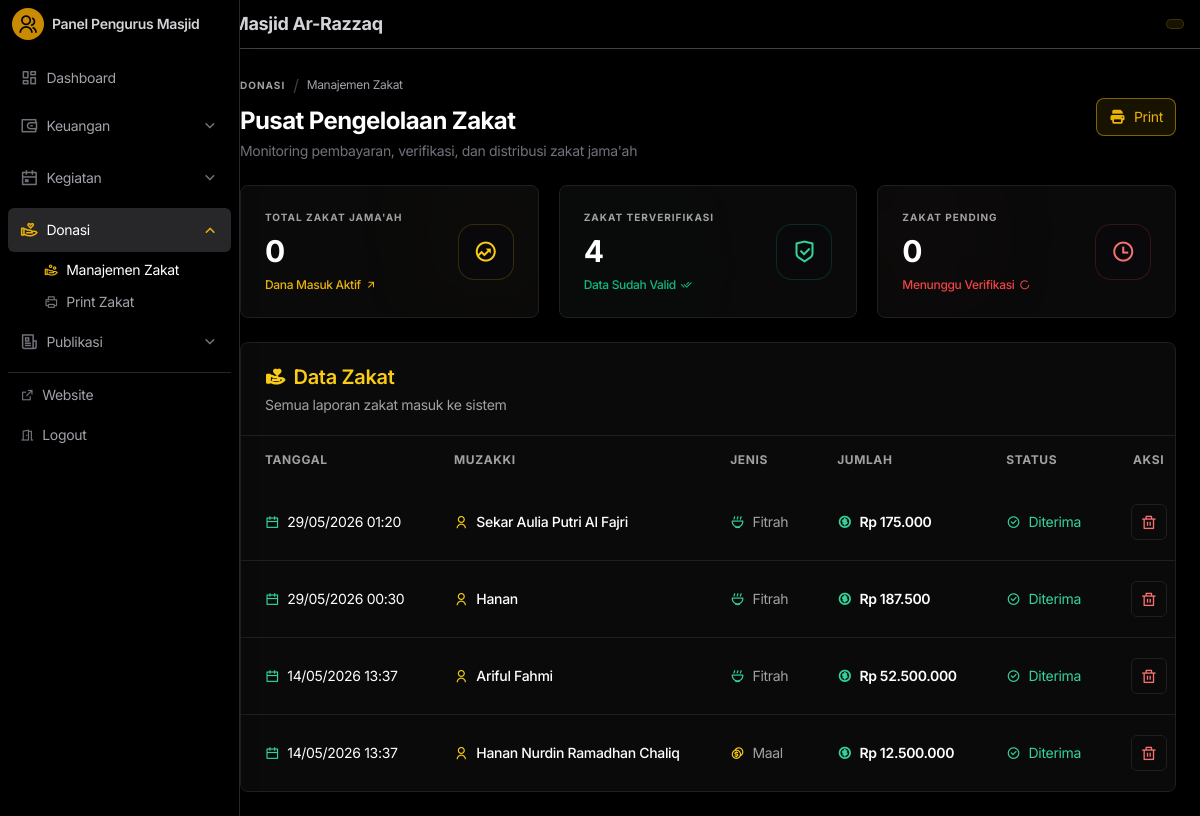
The app's page /api/pages/index.php?page=zakat (signed in) with its own data.
### tables this page shows
CREATE TABLE `zakat` (
  `id` int NOT NULL,
  `nama_muzakki` varchar(100) DEFAULT 'Hamba Allah',
  `jenis_zakat` enum('maal','fitrah') NOT NULL,
  `jumlah_bayar` decimal(15,2) NOT NULL,
  `tanggal` timestamp NULL DEFAULT CURRENT_TIMESTAMP,
  `status` enum('Pending','Berhasil') DEFAULT 'Pending'
);

### api/includes/functions.php (called while the page is built, shortened)
<?php
function formatRupiah($angka)
{
   $nominal = (float) ($angka ?? 0);
   return 'Rp ' . number_format($nominal, 0, ',', '.');
}
?>

### api/pages/zakat.php (the view, shortened to what this page needs)
<?php
$pdo = getDBConnection();
$stmt = $pdo->query("SELECT * FROM zakat ORDER BY tanggal DESC");
$zakatAll = $stmt->fetchAll();
?>
<div class="p-4 lg:p-6 max-w-[1700px] mx-auto bg-black">
   <div class="mb-6 flex flex-row sm:items-center justify-between">
      <div>
         <div class="flex items-center gap-2 mb-2">
            <a href="index.php?page=zakat" class="vercel-label">Donasi</a>
            <span class="text-zinc-700">/</span>
            <span class="text-xs text-zinc-400">Manajemen Zakat</span>
         </div>
         <h1 class="text-2xl font-bold tracking-tight text-white">
            Pusat Pengelolaan Zakat
         </h1>
         <p class="text-sm text-zinc-500 mt-1">
            Monitoring pembayaran, verifikasi, dan distribusi zakat jama'ah
         </p>
      </div>
      <div class="flex flex-col sm:flex-row sm:items-center justify-between gap-3">
         <a href="index.php?page=zakat_print
&sort=<?= $_GET['sort'] ?? 'tanggal_desc' ?>
&jenis=<?= $_GET['jenis'] ?? 'all' ?>
&start_date=<?= $_GET['start_date'] ?? '' ?>
&end_date=<?= $_GET['end_date'] ?? '' ?>" target="_blank" rel="opener"
            class="inline-flex items-center gap-2 whitespace-nowrap bg-yellow-500/10 border border-yellow-500/50 text-yellow-500 hover:bg-yellow-500 hover:text-black px-3 py-2 rounded-lg text-sm transition">
            <i class="fas fa-print"></i>
            <span>Print</span>
         </a>
      </div>
   </div>
   <div class="grid grid-cols-1 sm:grid-cols-2 lg:grid-cols-3 gap-5 pb-6">
      <div
         class="vercel-card group relative overflow-hidden p-6 flex items-center justify-between transition-all duration-300 hover:-translate-y-1 hover:border-yellow-500/20">
         <div class="space-y-2 relative z-10">
            <p class="vercel-label">Total Zakat Jama'ah</p>
            <h2 id="totalZakat" class=" fade-up text-3xl font-bold text-white tracking-tight">
               0
            </h2>
            <p class="text-xs text-yellow-500 flex items-center gap-1 font-medium">
               Dana Masuk Aktif
               <i class="ri-arrow-right-up-line
               transition-all duration-300
               group-hover:-translate-y-1
               group-hover:translate-x-1">
               </i>
            </p>
         </div>
         <div
            class="relative z-10 w-14 h-14 rounded-2xl bg-zinc-950 border border-yellow-500/20 flex items-center justify-center transition-all duration-300 group-hover:bg-yellow-500 group-hover:rotate-6">
            <i class="ri-funds-line text-yellow-400 text-2xl transition-all duration-300 group-hover:text-black"></i>
         </div>
      </div>
      <div
         class="vercel-card group relative overflow-hidden p-6 flex items-center justify-between transition-all duration-300 hover:-translate-y-1 hover:border-emerald-500/20">
         <div class="absolute bottom-0 left-0 w-24 h-24 bg-emerald-500/5 blur-3xl rounded-full"></div>
         <div class="space-y-2 relative z-10">
            <p class="vercel-label">Zakat Terverifikasi</p>
            <h2 class="text-3xl font-bold text-white tracking-tight">
               <?php
               $pending = array_filter($zakatAll, fn($z) => $z['status'] == 'Berhasil');
               echo count($pending);
               ?>
            </h2>
            <p class="text-xs text-emerald-500 flex items-center gap-1 font-medium">
               Data Sudah Valid
               <i class="ri-check-double-line
               transition-all duration-300
               group-hover:scale-110">
               </i>
            </p>
         </div>
         <div
            class="relative z-10 w-14 h-14 rounded-2xl bg-zinc-950 border border-emerald-500/20 flex items-center justify-center transition-all duration-300 group-hover:bg-emerald-500 group-hover:rotate-6">
            <i
               class="ri-shield-check-line text-emerald-400 text-2xl transition-all duration-300 group-hover:text-black"></i>
         </div>
      </div>
      <div
         class="vercel-card group relative overflow-hidden p-6 flex items-center justify-between transition-all duration-300 hover:-translate-y-1 hover:border-red-500/20">
         <div class="absolute top-0 left-0 w-24 h-24 bg-red-500/5 blur-3xl rounded-full"></div>
         <div class="space-y-2 relative z-10">
            <p class="vercel-label">Zakat Pending</p>
            <h2 class="text-3xl font-bold text-white tracking-tight">
               <?php
               $pending = array_filter($zakatAll, fn($z) => $z['status'] == 'Pending');
               echo count($pending);
               ?>
            </h2>
            <p class="text-xs text-red-500 flex items-center gap-1 font-medium">
               Menunggu Verifikasi
               <i class="ri-loader-4-line
               transition-all duration-700
               group-hover:rotate-180">
               </i>
            </p>
         </div>
         <div
            class="relative z-10 w-14 h-14 rounded-2xl bg-zinc-950 border border-red-500/20 flex items-center justify-center transition-all duration-300 group-hover:bg-red-500 group-hover:rotate-6">
            <i class="ri-time-line text-red-400 text-2xl transition-all duration-300 group-hover:text-black"></i>
         </div>
      </div>
   </div>
   <div class="bg-[#0a0a0a] border border-[#1f1f1f] rounded-lg overflow-hidden w-full">
      <div
         class="px-4 sm:px-6 py-5 border-b border-[#1f1f1f] flex flex-col sm:flex-row sm:items-center sm:justify-between gap-4">
         <div>
            <h3 class="text-lg sm:text-xl font-semibold text-yellow-400 flex items-center gap-2">
               <i class="ri-hand-heart-line"></i>
               Data Zakat
            </h3>
            <p class="text-[#a1a1a1] text-sm mt-1">
               Semua laporan zakat masuk ke sistem
            </p>
         </div>
      </div>
      <div class="overflow-x-auto">
         <table class="min-w-[950px] w-full" id="tabel_zakat">
            <thead class="bg-[#0a0a0a]">
               <tr>
                  <th class="px-6 py-4 text-left text-xs font-bold uppercase tracking-wider text-[#a1a1a1]">
                     Tanggal
                  </th>
                  <th class="px-6 py-4 text-left text-xs font-bold uppercase tracking-wider text-[#a1a1a1]">
                     Muzakki
                  </th>
                  <th class="px-6 py-4 text-left text-xs font-bold uppercase tracking-wider text-[#a1a1a1]">
                     Jenis
                  </th>
                  <th class="px-6 py-4 text-left text-xs font-bold uppercase tracking-wider text-[#a1a1a1]">
                     Jumlah
                  </th>
                  <th class="px-6 py-4 text-left text-xs font-bold uppercase tracking-wider text-[#a1a1a1]">
                     Status
                  </th>
                  <th class="px-6 py-4 text-center text-xs font-bold uppercase tracking-wider text-[#a1a1a1]">
                     Aksi
                  </th>
               </tr>
            </thead>
            <tbody class="divide-y divide-[#1f1f1f]">
               <?php foreach ($zakatAll as $z): ?>
                  <tr class="hover:bg-[#111111] transition">
                     <td class="px-6 py-5 text-white text-sm whitespace-nowrap">
                        <div class="flex items-center gap-2">
                           <i class="ri-calendar-line text-emerald-400"></i>
                           <?= date('d/m/Y H:i', strtotime($z['tanggal'])); ?>
                        </div>
                     </td>
                     <td class="px-6 py-5 text-white text-sm">
                        <div class="flex items-center gap-2">
                           <i class="ri-user-line text-yellow-400"></i>
                           <span class="font-medium">
                              <?= htmlspecialchars($z['nama_muzakki']); ?>
                           </span>
                        </div>
                     </td>
                     <td class="px-6 py-5 text-white text-sm">
                        <div class="flex items-center gap-2">
                           <?php if ($z['jenis_zakat'] == 'maal'): ?>
                              <i class="ri-coins-line text-yellow-400"></i>
                           <?php elseif ($z['jenis_zakat'] == 'fitrah'): ?>
                              <i class="ri-bowl-line text-emerald-400"></i>
                           <?php else: ?>
                              <i class="ri-question-answer-line text-[#a1a1a1]"></i>
                           <?php endif; ?>
                           <span class="text-[#a1a1a1]">
                              <?= ucfirst($z['jenis_zakat']); ?>
                           </span>
                        </div>
                     </td>
                     <td class="px-6 py-5 text-white text-sm font-semibold">
                        <div class="flex items-center gap-2">
                           <i class="ri-money-dollar-circle-line text-emerald-400"></i>
                           <?= formatRupiah($z['jumlah_bayar']); ?>
                        </div>
                     </td>
                     <td class="px-6 py-5 text-sm">
                        <?php if ($z['status'] == 'Pending'): ?>
                           <div class="flex items-center gap-2 text-purple-400">
                              <i class="ri-loader-4-line animate-spin"></i>
                              Pending
                           </div>
                        <?php else: ?>
                           <div class="flex items-center gap-2 text-emerald-400">
                              <i class="ri-checkbox-circle-line"></i>
                              Diterima
                           </div>
                        <?php endif; ?>
                     </td>
                     <td class="px-6 py-5">
                        <div class="flex justify-center gap-2">
                           <button onclick="confirmAction('Hapus', <?= $z['id']; ?>)" class="w-9 h-9 flex items-center justify-center border border-[#1f1f1f]
                     text-red-400 rounded-md hover:bg-[#111111] transition">
                              <i class="ri-delete-bin-line"></i>
                           </button>
                        </div>
                     </td>
                  </tr>
               <?php endforeach; ?>
            </tbody>
         </table>
      </div>
   </div>
</div>

### api/pages/layout/header.php (style rules this page uses)
:root { --v-bg: #000000; --v-card: #0a0a0a; --v-border: #1f1f1f; --v-text-main: #ffffff; --v-text-muted: #a1a1a1; --v-blue: #0070f3; --v-success: #10b981; --v-error: #ef4444; }
body { font-family: 'Inter', -apple-system, BlinkMacSystemFont, sans-serif; background-color: var(--v-bg); color: var(--v-text-main); letter-spacing: -0.02em; }
.fade-up { animation: fadeUp 3s cubic-bezier(0.19, 1, 0.22, 1); }
.vercel-card { background: var(--v-card); border: 1px solid var(--v-border); border-radius: 8px; transition: border-color 0.2s ease, background 0.2s ease; }
.vercel-label { font-size: 10px; font-weight: 700; text-transform: uppercase; letter-spacing: 0.1em; color: var(--v-text-muted); }

### api/pages/index.php (style rules this page uses)
body { animation: pageIn .6s ease-out; }

### records on screen
zakat: tanggal "29/05/2026 01:20", nama_muzakki "Sekar Aulia Putri Al Fajri", jenis_zakat "Fitrah", jumlah_bayar "Rp 175.000", status "Berhasil" (drawn)
zakat: tanggal "29/05/2026 00:30", nama_muzakki "Hanan", jenis_zakat "Fitrah", jumlah_bayar "Rp 187.500", status "Berhasil" (drawn)
zakat: tanggal "14/05/2026 13:37", nama_muzakki "Ariful Fahmi", jenis_zakat "Fitrah", jumlah_bayar "Rp 52.500.000", status "Berhasil" (drawn)
zakat: tanggal "14/05/2026 13:37", nama_muzakki "Hanan Nurdin Ramadhan Chaliq", jenis_zakat "Maal", jumlah_bayar "Rp 12.500.000", status "Berhasil" (drawn)

### other values on screen
count($pending) "4"
count($pending) "0"
